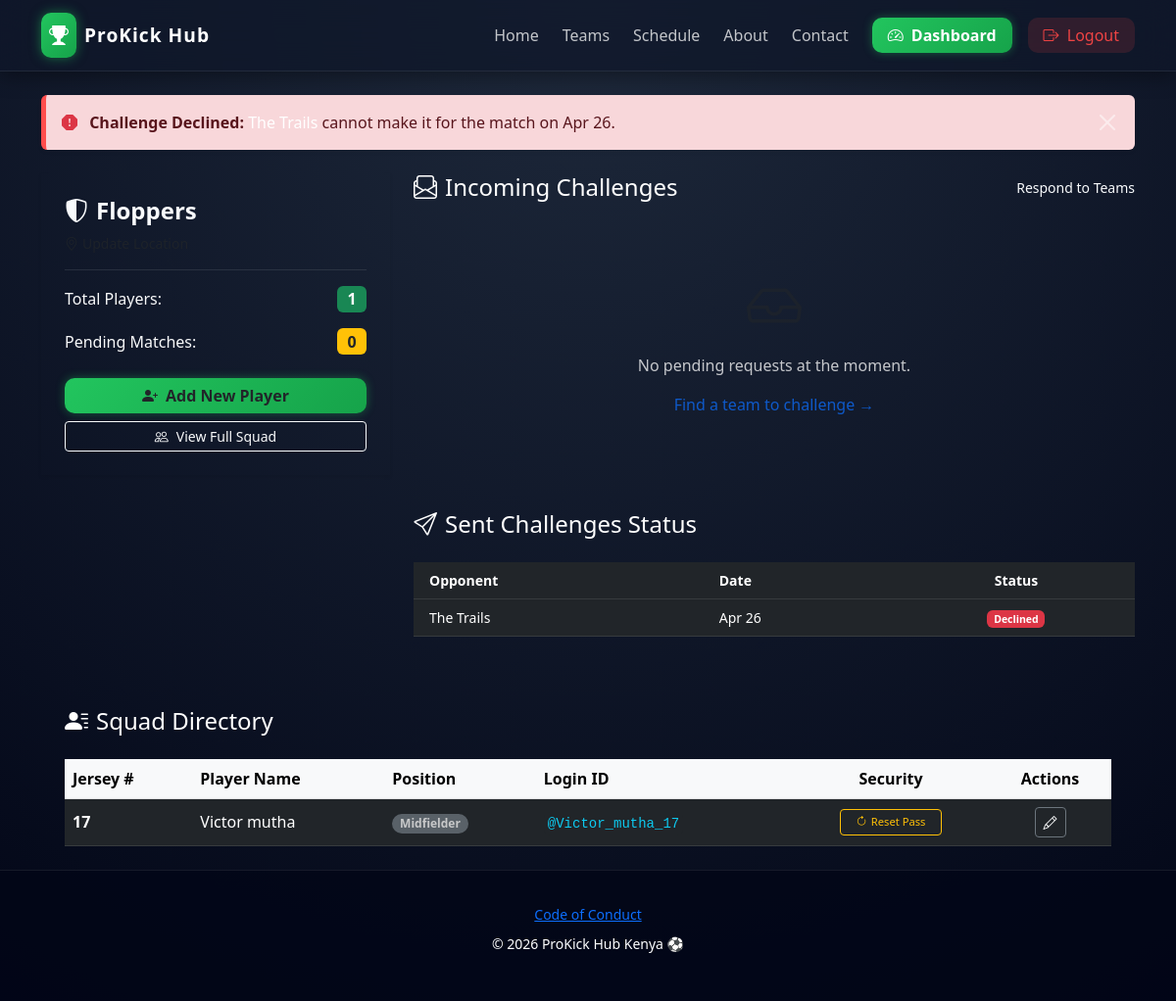
The app's page /dashboard/ (signed in), older data.
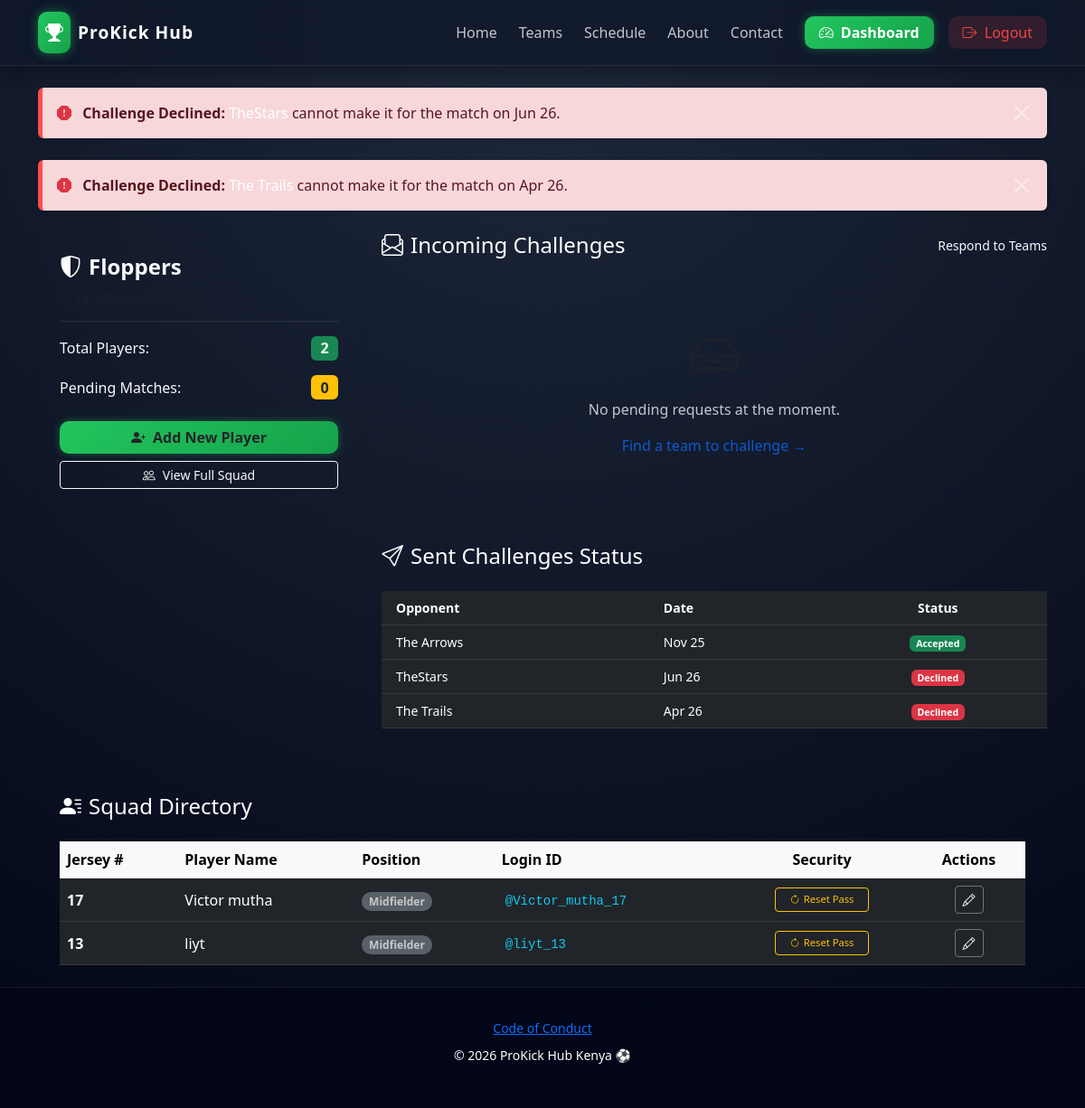
The same page, newer data.
### soccerApp/models.py (models this page shows, shortened)
class MatchRequest(models.Model):
    STATUS_CHOICES = [
        ('P', 'Pending'),
        ('A', 'Accepted'),
        ('D', 'Declined'),
    ]
    sender = models.ForeignKey(Team, on_delete=models.CASCADE, related_name='sent_challenges')
    receiver = models.ForeignKey(Team, on_delete=models.CASCADE, related_name='received_challenges')
    match_date = models.DateTimeField()
    venue = models.CharField(max_length=255)
    status = models.CharField(max_length=1, choices=STATUS_CHOICES, default='P')
    created_at = models.DateTimeField(auto_now_add=True)

class Team(models.Model):
    manager = models.OneToOneField(User, on_delete=models.CASCADE, related_name='team')
    name = models.CharField(max_length=100)
    location = models.CharField(max_length=255, default="Kisumu", help_text="Enter home ground or city")
    created_at = models.DateTimeField(auto_now_add=True)

class Player(models.Model):
    POSITIONS = [
        ('GK', 'Goalkeeper'),
        ('DF', 'Defender'),
        ('MF', 'Midfielder'),
        ('FW', 'Forward'),
    ]
    user = models.OneToOneField(User, on_delete=models.CASCADE, related_name='player_profile', null=True)
    team = models.ForeignKey(Team, on_delete=models.CASCADE, related_name='players')
    name = models.CharField(max_length=100)
    position = models.CharField(max_length=2, choices=POSITIONS)
    jersey_number = models.PositiveIntegerField()
    bio = models.TextField(blank=True)
    is_active = models.BooleanField(default=True)

### soccerApp/views.py (the view)
# urls.py: path('dashboard/', views.dashboard, name='dashboard'),
@login_required
def dashboard(request):
    if not hasattr(request.user, 'team'):
        return redirect('home')
    team = request.user.team
    received_requests = MatchRequest.objects.filter(receiver=team, status='P')
    sent_requests = MatchRequest.objects.filter(sender=team).order_by('-created_at')
    declined_notifications = MatchRequest.objects.filter(sender=team, status='D')
    players = Player.objects.filter(team=team)
    return render(request, 'soccerApp/dashboard.html', {
        'team': team,
        'received_requests': received_requests,
        'sent_requests': sent_requests,
        'declined_notifications': declined_notifications, # Pass this to HTML
        'players': players,
    })

### soccerApp/templates/soccerApp/dashboard.html
{% extends 'soccerApp/base.html' %}
{% load static %}
{% block content %}
{% for match in sent_requests %}
    {% if match.status == 'D' %}
    <div class="alert alert-danger border-0 shadow-sm d-flex justify-content-between align-items-center glass-card mb-4" style="border-left: 5px solid #ff4d4d !important;">
        <div>
            <i class="bi bi-exclamation-octagon-fill me-2 text-danger"></i>
            <strong>Challenge Declined:</strong>
            <span class="text-white">{{ match.receiver.name }}</span> cannot make it for the match on {{ match.match_date|date:"M d" }}.
        </div>
        <button type="button" class="btn-close btn-close-white" data-bs-dismiss="alert" aria-label="Close"></button>
    </div>
    {% endif %}
{% endfor %}
<div class="row">
    <div class="col-md-4 mb-4">
        <div class="glass-card p-4 shadow-sm">
            <h4 class="text-accent fw-bold"><i class="bi bi-shield-shaded me-2"></i>{{ team.name }}</h4>
            <p class="text-muted small"><i class="bi bi-geo-alt me-1"></i>{{ team.location }}</p>
            <hr class="border-secondary opacity-25">
            <div class="d-flex justify-content-between align-items-center mb-3">
                <span class="text-light">Total Players:</span>
                <span class="badge bg-success fs-6">{{ players.count }}</span>
            </div>
            <div class="d-flex justify-content-between align-items-center mb-3">
                <span class="text-light">Pending Matches:</span>
                <span class="badge bg-warning text-dark fs-6">{{ received_requests.count }}</span>
            </div>
            <div class="d-grid gap-2 mt-4">
                <a href="{% url 'register_player' %}" class="btn btn-accent text-dark fw-bold">
                    <i class="bi bi-person-plus-fill me-2"></i>Add New Player
                </a>
                <a href="#squad-list" class="btn btn-outline-light btn-sm">
                    <i class="bi bi-people me-2"></i>View Full Squad
                </a>
            </div>
        </div>
    </div>
    <div class="col-md-8">
        <div class="d-flex justify-content-between align-items-center mb-4">
            <h4 class="mb-0 text-white"><i class="bi bi-envelope-paper me-2"></i>Incoming Challenges</h4>
            <span class="text-accent small">Respond to Teams</span>
        </div>
        {% for request in received_requests %}
        <div class="glass-card p-3 mb-3 d-flex justify-content-between align-items-center border-start border-accent border-4">
            <div>
                <h5 class="mb-1 text-white">vs {{ request.sender.name }}</h5>
                <p class="mb-0 small text-white">
                    <i class="bi bi-calendar-event me-1"></i> {{ request.match_date|date:"F d, Y" }}
                    <span class="mx-2">|</span>
                    <i class="bi bi-pin-map me-1"></i> {{ request.venue }}
                </p>
            </div>
            <div class="d-flex gap-2">
                <form action="{% url 'handle_request' request.id 'accept' %}" method="POST">
                    {% csrf_token %}
                    <button class="btn btn-success btn-sm px-3">Accept</button>
                </form>
                <form action="{% url 'handle_request' request.id 'decline' %}" method="POST">
                    {% csrf_token %}
                    <button class="btn btn-outline-danger btn-sm px-3">Decline</button>
                </form>
            </div>
        </div>
        {% empty %}
        <div class="text-center p-5 glass-card opacity-75">
            <i class="bi bi-inbox text-muted display-4"></i>
            <p class="text-white mt-3">No pending requests at the moment.</p>
            <a href="{% url 'team_list' %}" class="text-accent text-decoration-none">Find a team to challenge &rarr;</a>
        </div>
        {% endfor %}
        <div class="mt-5">
            <h4 class="mb-4 text-white"><i class="bi bi-send me-2"></i>Sent Challenges Status</h4>
            <div class="glass-card p-0 overflow-hidden">
                <table class="table table-dark table-hover mb-0 small">
                    <thead class="bg-black">
                        <tr>
                            <th class="ps-3">Opponent</th>
                            <th>Date</th>
                            <th class="text-center">Status</th>
                        </tr>
                    </thead>
                    <tbody>
                        {% for req in sent_requests %}
                        <tr>
                            <td class="ps-3">{{ req.receiver.name }}</td>
                            <td>{{ req.match_date|date:"M d" }}</td>
                            <td class="text-center">
                                {% if req.status == 'P' %}
                                    <span class="badge bg-warning text-dark">Pending</span>
                                {% elif req.status == 'A' %}
                                    <span class="badge bg-success">Accepted</span>
                                {% elif req.status == 'D' %}
                                    <span class="badge bg-danger">Declined</span>
                                {% endif %}
                            </td>
                        </tr>
                        {% empty %}
                        <tr>
                            <td colspan="3" class="text-center py-3 text-muted">You haven't sent any challenges yet.</td>
                        </tr>
                        {% endfor %}
                    </tbody>
                </table>
            </div>
        </div>
    </div>
</div>
<div class="row mt-5" id="squad-list">
    <div class="col-12">
        <div class="glass-card p-4">
            <div class="d-flex justify-content-between align-items-center mb-4">
                <h4 class="mb-0 text-white"><i class="bi bi-person-lines-fill me-2 text-accent"></i>Squad Directory</h4>
            </div>
            <div class="table-responsive">
                <table class="table table-dark table-hover align-middle mb-0">
                    <thead class="table-light text-dark">
                        <tr>
                            <th>Jersey #</th>
                            <th>Player Name</th>
                            <th>Position</th>
                            <th>Login ID</th>
                            <th class="text-center">Security</th>
                            <th class="text-center">Actions</th>
                        </tr>
                    </thead>
                    <tbody>
                        {% for player in players %}
                        <tr>
                            <td class="fw-bold text-accent">{{ player.jersey_number }}</td>
                            <td>{{ player.name }}</td>
                            <td><span class="badge rounded-pill bg-secondary opacity-75">{{ player.position }}</span></td>
                            <td><code class="text-info bg-dark p-1 rounded">@{{ player.user.username }}</code></td>
                            <td class="text-center">
                                <a href="{% url 'reset_player_password' player.id %}"
                                   class="btn btn-sm btn-outline-warning border-opacity-25 py-1 px-3"
                                   style="font-size: 0.7rem;"
                                   onclick="return confirm('Reset password for {{ player.name }}?')">
                                    <i class="bi bi-arrow-clockwise me-1"></i>Reset Pass
                                </a>
                            </td>
                            <td class="text-center">
                                <button class="btn btn-sm btn-outline-light border-secondary"><i class="bi bi-pencil"></i></button>
                            </td>
                        </tr>
                        {% endfor %}
                    </tbody>
                </table>
            </div>
        </div>
    </div>
</div>
{% endblock %}

### soccerApp/templates/soccerApp/base.html (shortened to what this page needs)
<!DOCTYPE html>
<html lang="en">
<head>
    {% load static %}
    <link href="https://cdn.jsdelivr.net/npm/bootstrap@5.3.0/dist/css/bootstrap.min.css" rel="stylesheet">
    <link rel="stylesheet" href="https://cdn.jsdelivr.net/npm/bootstrap-icons@1.10.0/font/bootstrap-icons.css">
</head>
<body>
<nav class="navbar navbar-expand-lg navbar-dark sticky-top premium-navbar">
    <div class="container">
        <a class="navbar-brand fw-bold d-flex align-items-center" href="{% url 'home' %}">
            <div class="logo-icon me-2">
                <i class="bi bi-trophy-fill"></i>
            </div>
            <span class="brand-text">ProKick Hub</span>
        </a>
        <div class="collapse navbar-collapse" id="navbarNav">
            <ul class="navbar-nav ms-auto align-items-lg-center gap-lg-2">
                <li class="nav-item">
                    <a class="nav-link nav-pro {% if request.path == '/' %}active-link{% endif %}" href="{% url 'home' %}">Home</a>
                </li>
                <li class="nav-item">
                    <a class="nav-link nav-pro {% if request.path == '/teams/' %}active-link{% endif %}" href="{% url 'team_list' %}">Teams</a>
                </li>
                <li class="nav-item">
                    <a class="nav-link nav-pro {% if request.path == '/schedule/' %}active-link{% endif %}" href="{% url 'schedule' %}">Schedule</a>
                </li>
                <li class="nav-item">
                    <a class="nav-link nav-pro {% if request.path == '/about/' %}active-link{% endif %}" href="{% url 'about' %}">About</a>
                </li>
                <li class="nav-item">
                    <a class="nav-link nav-pro {% if request.path == '/contact/' %}active-link{% endif %}" href="{% url 'contact' %}">Contact</a>
                </li>
                {% if user.is_authenticated %}
                    {% if user.team %}
                    <li class="nav-item">
                        <a class="btn btn-accent ms-lg-2 px-3" href="{% url 'dashboard' %}">
                            <i class="bi bi-speedometer2 me-1"></i> Dashboard
                        </a>
                    </li>
                    {% endif %}
                    <li class="nav-item">
                        <form action="{% url 'logout' %}" method="post" class="d-inline">
                            <button type="submit" class="btn btn-danger-soft ms-lg-2 px-3">
                                <i class="bi bi-box-arrow-right me-1"></i> Logout
                            </button>
                        </form>
                    </li>
                {% endif %}
            </ul>
        </div>
    </div>
</nav>
<main class="container mt-4">
    {% block content %}{% endblock %}
</main>
<footer>
    <div class="container text-center">
        <a href="{% url 'conduct' %}" class="text-primary small">Code of Conduct</a>
        <p class="text-white small mt-2">
            &copy; 2026 ProKick Hub Kenya ⚽
        </p>
    </div>
</footer>
</body>
</html>

### soccerApp/templates/soccerApp/base.html (style rules this page uses)
:root { --bg-dark: #0f172a; --card-dark: rgba(30, 41, 59, 0.7); --accent: #22c55e; --accent-glow: rgba(34, 197, 94, 0.4); --text-light: #f8fafc; }
body { background: radial-gradient(circle at top, #1e293b, #020617); color: var(--text-light); font-family: 'Segoe UI', Tahoma, Geneva, Verdana, sans-serif; min-height: 100vh; display: flex; flex-direction: column; }
.premium-navbar { background: rgba(15, 23, 42, 0.75); backdrop-filter: blur(18px); border-bottom: 1px solid rgba(255,255,255,0.08); box-shadow: 0 4px 20px rgba(0,0,0,0.4); }
.logo-icon { background: linear-gradient(135deg, #22c55e, #16a34a); padding: 8px; border-radius: 10px; color: white; box-shadow: 0 0 12px rgba(34, 197, 94, 0.5); }
.brand-text { font-size: 1.2rem; letter-spacing: 1px; }
.nav-pro { position: relative; padding: 8px 14px; border-radius: 8px; transition: all 0.3s ease; color: rgba(255,255,255,0.75); }
.nav-pro::after { content: ""; position: absolute; left: 50%; bottom: 4px; width: 0%; height: 2px; background: linear-gradient(90deg, transparent, var(--accent), transparent); transition: all 0.3s ease; transform: translateX(-50%); }
.btn-accent { background: linear-gradient(135deg, #22c55e, #16a34a); color: #fff; font-weight: 600; border-radius: 10px; border: none; box-shadow: 0 0 10px var(--accent-glow); }
.btn-danger-soft { background: rgba(239,68,68,0.15); color: #ef4444; border-radius: 10px; border: none; }
main { flex: 1; }
footer { border-top: 1px solid rgba(255,255,255,0.08); padding: 2rem 0; margin-top: auto; background: rgba(2,6,23,0.8); }

Row changes from the older to the newer data that the page shows:
added MatchRequest: receiver.name "TheStars", match_date "Jun 26", status "Declined"
added MatchRequest: receiver.name "The Arrows", match_date "Nov 25", status "Accepted", shown under "Sent Challenges Status"
added Player: jersey_number "13", name "liyt", position "Midfielder", user.username "liyt_13"
Text that changed along with them:
{{ players.count }}: "1" → "2"
